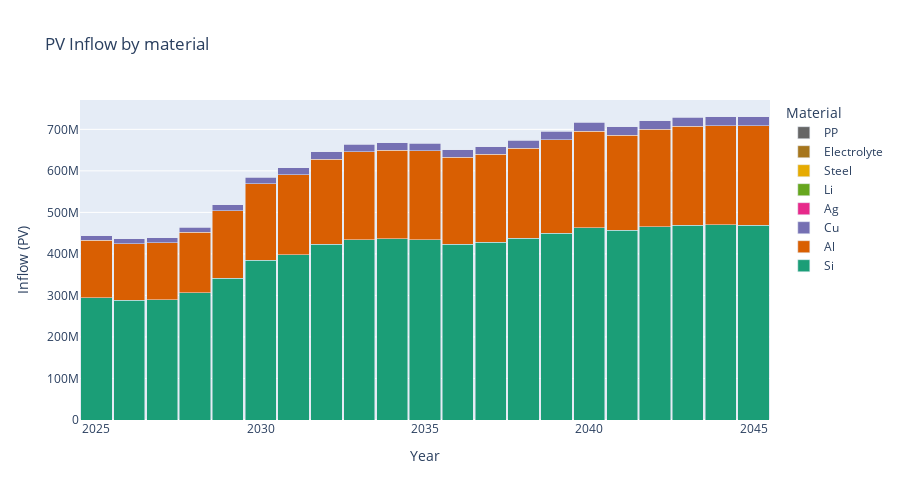
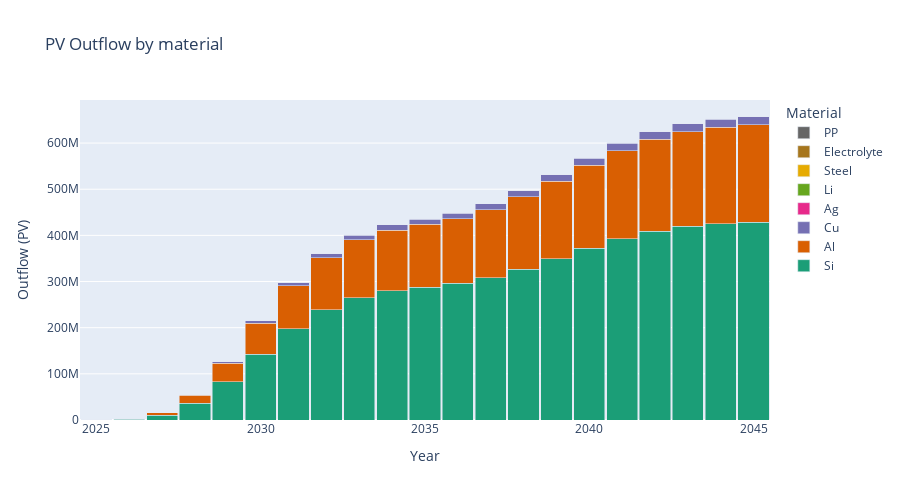
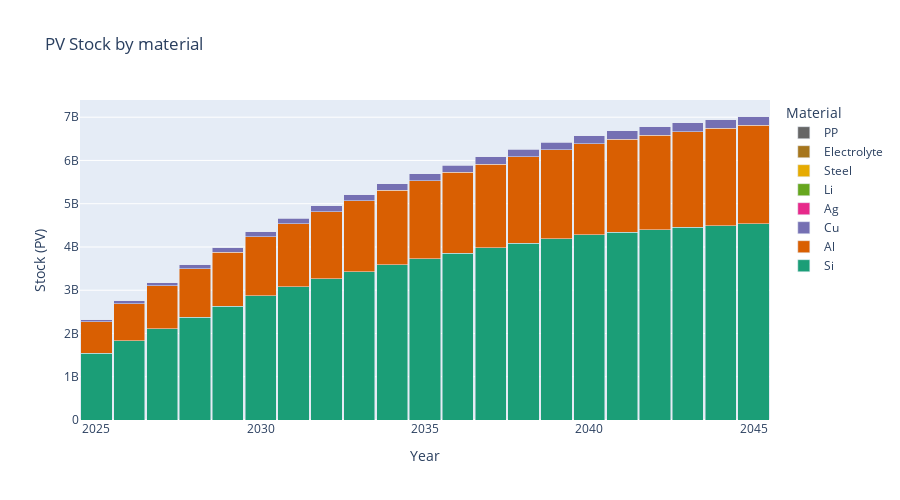

The cell these charts' notebook holds for them, in order:
### Markdown cell above
STACK BARS stock, outflow, inflow by materials

### Code cell
# Six separate stacked bar charts by material for each product and metric

material_colors = {
    "Si": "#1b9e77",
    "Al": "#d95f02",
    "Cu": "#7570b3",
    "Ag": "#e7298a",
    "Li": "#66a61e",
    "Steel": "#e6ab02",
    "Electrolyte": "#a6761d",
    "PP": "#666666",
}
## FOR FUTURE TIME
material_metric_arrays = {
    "Inflow": material_specific_inflow,
    "Outflow": material_specific_outflow,
    "Stock": material_specific_stock,
}

for product in dims["p"].items:
    for metric_name, array in material_metric_arrays.items():
        df = array[{"p": product}].to_df().reset_index()
        df_pivot = (
            df.pivot(index="Future Time", columns="Material", values="value")
            .sort_index()
            .fillna(0)
        )

        fig = go.Figure()
        for material in dims["e"].items:
            fig.add_trace(
                go.Bar(
                    x=df_pivot.index,
                    y=df_pivot[material],
                    name=material,
                    marker_color=material_colors.get(material),
                )
            )

        fig.update_layout(
            barmode="stack",
            bargap=0.05,
            title=f"{product} {metric_name} by material",
            legend=dict(title="Material"),
            height=500,
        )
        fig.update_xaxes(title_text="Year")
        fig.update_yaxes(title_text=f"{metric_name} ({product})")

        fig.show()


## FOR WHOLE TIME - STOCKS
material_metric_arrays = {
    "Stock": material_specific_stock_whole,
}

for product in dims["p"].items:
    for metric_name, array in material_metric_arrays.items():
        df = array[{"p": product}].to_df().reset_index()
        df_pivot = (
            df.pivot(index="Whole Time", columns="Material", values="value")
            .sort_index()
            .fillna(0)
        )

        fig = go.Figure()
        for material in dims["e"].items:
            fig.add_trace(
                go.Bar(
                    x=df_pivot.index,
                    y=df_pivot[material],
                    name=material,
                    marker_color=material_colors.get(material),
                )
            )

        fig.update_layout(
            barmode="stack",
            bargap=0.05,
            title=f"{product} {metric_name} by material",
            legend=dict(title="Material"),
            height=500,
        )
        fig.update_xaxes(title_text="Year")
        fig.update_yaxes(title_text=f"{metric_name} ({product})")

        fig.show()

## FOR HISTORIC TIME - STOCKS
material_metric_arrays = {
    "Stock": material_specific_stock_historic,
}

for product in dims["p"].items:
    for metric_name, array in material_metric_arrays.items():
        df = array[{"p": product}].to_df().reset_index()
        df_pivot = (
            df.pivot(index="Historic Time", columns="Material", values="value")
            .sort_index()
            .fillna(0)
        )

        fig = go.Figure()
        for material in dims["e"].items:
            fig.add_trace(
                go.Bar(
                    x=df_pivot.index,
                    y=df_pivot[material],
                    name=material,
                    marker_color=material_colors.get(material),
                )
            )

        fig.update_layout(
            barmode="stack",
            bargap=0.05,
            title=f"{product} {metric_name} by material",
            legend=dict(title="Material"),
            height=500,
        )
        fig.update_xaxes(title_text="Year")
        fig.update_yaxes(title_text=f"{metric_name} ({product})")

        fig.show()

### Figure 1 — Plotly figure (JSON) as saved in the notebook; plotly's stock layout.template omitted (floating-point values rounded to 4 significant figures)
{"data": [{"marker": {"color": "#1b9e77"}, "name": "Si", "type": "bar", "x": [2025, 2026, 2027, 2028, 2029, 2030, 2031, 2032, 2033, 2034, 2035, 2036, 2037, 2038, 2039, 2040, 2041, 2042, 2043, 2044, 2045], "y": [294100000.0, 288300000.0, 289400000.0, 306000000.0, 340900000.0, 384400000.0, 398200000.0, 423200000.0, 434400000.0, 436500000.0, 434700000.0, 423600000.0, 428000000.0, 437500000.0, 450300000.0, 463600000.0, 456500000.0, 465000000.0, 469200000.0, 469800000.0, 468500000.0]}, {"marker": {"color": "#d95f02"}, "name": "Al", "type": "bar", "x": [2025, 2026, 2027, 2028, 2029, 2030, 2031, 2032, 2033, 2034, 2035, 2036, 2037, 2038, 2039, 2040, 2041, 2042, 2043, 2044, 2045], "y": [138700000.0, 136500000.0, 137500000.0, 146000000.0, 163400000.0, 184900000.0, 192400000.0, 205300000.0, 211600000.0, 213500000.0, 213500000.0, 208900000.0, 211900000.0, 217500000.0, 224800000.0, 232400000.0, 229800000.0, 235000000.0, 238100000.0, 239400000.0, 239700000.0]}, {"marker": {"color": "#7570b3"}, "name": "Cu", "type": "bar", "x": [2025, 2026, 2027, 2028, 2029, 2030, 2031, 2032, 2033, 2034, 2035, 2036, 2037, 2038, 2039, 2040, 2041, 2042, 2043, 2044, 2045], "y": [11560000.0, 11430000.0, 11580000.0, 12360000.0, 13890000.0, 15810000.0, 16530000.0, 17730000.0, 18370000.0, 18620000.0, 18720000.0, 18410000.0, 18770000.0, 19370000.0, 20120000.0, 20910000.0, 20770000.0, 21360000.0, 21750000.0, 21980000.0, 22120000.0]}, {"marker": {"color": "#e7298a"}, "name": "Ag", "type": "bar", "x": [2025, 2026, 2027, 2028, 2029, 2030, 2031, 2032, 2033, 2034, 2035, 2036, 2037, 2038, 2039, 2040, 2041, 2042, 2043, 2044, 2045], "y": [577800.0, 569300.0, 574200.0, 610400.0, 683500.0, 774500.0, 806600.0, 861500.0, 889000.0, 897700.0, 898700.0, 880200.0, 893900.0, 918400.0, 950100.0, 983300.0, 973200.0, 996300.0, 1011000.0, 1017000.0, 1019000.0]}, {"marker": {"color": "#66a61e"}, "name": "Li", "type": "bar", "x": [2025, 2026, 2027, 2028, 2029, 2030, 2031, 2032, 2033, 2034, 2035, 2036, 2037, 2038, 2039, 2040, 2041, 2042, 2043, 2044, 2045], "y": [0.0, 0.0, 0.0, 0.0, 0.0, 0.0, 0.0, 0.0, 0.0, 0.0, 0.0, 0.0, 0.0, 0.0, 0.0, 0.0, 0.0, 0.0, 0.0, 0.0, 0.0]}, {"marker": {"color": "#e6ab02"}, "name": "Steel", "type": "bar", "x": [2025, 2026, 2027, 2028, 2029, 2030, 2031, 2032, 2033, 2034, 2035, 2036, 2037, 2038, 2039, 2040, 2041, 2042, 2043, 2044, 2045], "y": [0.0, 0.0, 0.0, 0.0, 0.0, 0.0, 0.0, 0.0, 0.0, 0.0, 0.0, 0.0, 0.0, 0.0, 0.0, 0.0, 0.0, 0.0, 0.0, 0.0, 0.0]}, {"marker": {"color": "#a6761d"}, "name": "Electrolyte", "type": "bar", "x": [2025, 2026, 2027, 2028, 2029, 2030, 2031, 2032, 2033, 2034, 2035, 2036, 2037, 2038, 2039, 2040, 2041, 2042, 2043, 2044, 2045], "y": [0.0, 0.0, 0.0, 0.0, 0.0, 0.0, 0.0, 0.0, 0.0, 0.0, 0.0, 0.0, 0.0, 0.0, 0.0, 0.0, 0.0, 0.0, 0.0, 0.0, 0.0]}, {"marker": {"color": "#666666"}, "name": "PP", "type": "bar", "x": [2025, 2026, 2027, 2028, 2029, 2030, 2031, 2032, 2033, 2034, 2035, 2036, 2037, 2038, 2039, 2040, 2041, 2042, 2043, 2044, 2045], "y": [0.0, 0.0, 0.0, 0.0, 0.0, 0.0, 0.0, 0.0, 0.0, 0.0, 0.0, 0.0, 0.0, 0.0, 0.0, 0.0, 0.0, 0.0, 0.0, 0.0, 0.0]}], "layout": {"bargap": 0.05, "barmode": "stack", "height": 500, "legend": {"title": {"text": "Material"}}, "title": {"text": "PV Inflow by material"}, "xaxis": {"title": {"text": "Year"}}, "yaxis": {"title": {"text": "Inflow (PV)"}}}}

### Figure 2 — Plotly figure (JSON) as saved in the notebook; plotly's stock layout.template omitted (floating-point values rounded to 4 significant figures)
{"data": [{"marker": {"color": "#1b9e77"}, "name": "Si", "type": "bar", "x": [2025, 2026, 2027, 2028, 2029, 2030, 2031, 2032, 2033, 2034, 2035, 2036, 2037, 2038, 2039, 2040, 2041, 2042, 2043, 2044, 2045], "y": [132000.0, 1718000.0, 10400000.0, 36170000.0, 83250000.0, 142200000.0, 197500000.0, 239000000.0, 265200000.0, 279600000.0, 287900000.0, 296100000.0, 308700000.0, 327100000.0, 349300000.0, 372300000.0, 393000000.0, 409100000.0, 419800000.0, 425600000.0, 428700000.0]}, {"marker": {"color": "#d95f02"}, "name": "Al", "type": "bar", "x": [2025, 2026, 2027, 2028, 2029, 2030, 2031, 2032, 2033, 2034, 2035, 2036, 2037, 2038, 2039, 2040, 2041, 2042, 2043, 2044, 2045], "y": [62240.0, 810000.0, 4902000.0, 17050000.0, 39250000.0, 67050000.0, 93120000.0, 112700000.0, 125100000.0, 132000000.0, 136200000.0, 140400000.0, 146900000.0, 156300000.0, 167600000.0, 179300000.0, 190000000.0, 198600000.0, 204600000.0, 208200000.0, 210600000.0]}, {"marker": {"color": "#7570b3"}, "name": "Cu", "type": "bar", "x": [2025, 2026, 2027, 2028, 2029, 2030, 2031, 2032, 2033, 2034, 2035, 2036, 2037, 2038, 2039, 2040, 2041, 2042, 2043, 2044, 2045], "y": [5186.0, 67500.0, 408500.0, 1421000.0, 3271000.0, 5587000.0, 7760000.0, 9393000.0, 10430000.0, 11020000.0, 11390000.0, 11790000.0, 12390000.0, 13250000.0, 14280000.0, 15350000.0, 16350000.0, 17170000.0, 17770000.0, 18170000.0, 18470000.0]}, {"marker": {"color": "#e7298a"}, "name": "Ag", "type": "bar", "x": [2025, 2026, 2027, 2028, 2029, 2030, 2031, 2032, 2033, 2034, 2035, 2036, 2037, 2038, 2039, 2040, 2041, 2042, 2043, 2044, 2045], "y": [259.3, 3375.0, 20420.0, 71040.0, 163500.0, 279400.0, 388000.0, 469600.0, 521200.0, 550100.0, 567800.0, 586000.0, 613700.0, 653500.0, 701400.0, 751200.0, 796900.0, 833700.0, 859600.0, 875700.0, 886400.0]}, {"marker": {"color": "#66a61e"}, "name": "Li", "type": "bar", "x": [2025, 2026, 2027, 2028, 2029, 2030, 2031, 2032, 2033, 2034, 2035, 2036, 2037, 2038, 2039, 2040, 2041, 2042, 2043, 2044, 2045], "y": [0.0, 0.0, 0.0, 0.0, 0.0, 0.0, 0.0, 0.0, 0.0, 0.0, 0.0, 0.0, 0.0, 0.0, 0.0, 0.0, 0.0, 0.0, 0.0, 0.0, 0.0]}, {"marker": {"color": "#e6ab02"}, "name": "Steel", "type": "bar", "x": [2025, 2026, 2027, 2028, 2029, 2030, 2031, 2032, 2033, 2034, 2035, 2036, 2037, 2038, 2039, 2040, 2041, 2042, 2043, 2044, 2045], "y": [0.0, 0.0, 0.0, 0.0, 0.0, 0.0, 0.0, 0.0, 0.0, 0.0, 0.0, 0.0, 0.0, 0.0, 0.0, 0.0, 0.0, 0.0, 0.0, 0.0, 0.0]}, {"marker": {"color": "#a6761d"}, "name": "Electrolyte", "type": "bar", "x": [2025, 2026, 2027, 2028, 2029, 2030, 2031, 2032, 2033, 2034, 2035, 2036, 2037, 2038, 2039, 2040, 2041, 2042, 2043, 2044, 2045], "y": [0.0, 0.0, 0.0, 0.0, 0.0, 0.0, 0.0, 0.0, 0.0, 0.0, 0.0, 0.0, 0.0, 0.0, 0.0, 0.0, 0.0, 0.0, 0.0, 0.0, 0.0]}, {"marker": {"color": "#666666"}, "name": "PP", "type": "bar", "x": [2025, 2026, 2027, 2028, 2029, 2030, 2031, 2032, 2033, 2034, 2035, 2036, 2037, 2038, 2039, 2040, 2041, 2042, 2043, 2044, 2045], "y": [0.0, 0.0, 0.0, 0.0, 0.0, 0.0, 0.0, 0.0, 0.0, 0.0, 0.0, 0.0, 0.0, 0.0, 0.0, 0.0, 0.0, 0.0, 0.0, 0.0, 0.0]}], "layout": {"bargap": 0.05, "barmode": "stack", "height": 500, "legend": {"title": {"text": "Material"}}, "title": {"text": "PV Outflow by material"}, "xaxis": {"title": {"text": "Year"}}, "yaxis": {"title": {"text": "Outflow (PV)"}}}}

### Figure 3 — Plotly figure (JSON) as saved in the notebook; plotly's stock layout.template omitted (floating-point values rounded to 4 significant figures)
{"data": [{"marker": {"color": "#1b9e77"}, "name": "Si", "type": "bar", "x": [2025, 2026, 2027, 2028, 2029, 2030, 2031, 2032, 2033, 2034, 2035, 2036, 2037, 2038, 2039, 2040, 2041, 2042, 2043, 2044, 2045], "y": [1540000000.0, 1827000000.0, 2106000000.0, 2375000000.0, 2633000000.0, 2875000000.0, 3076000000.0, 3260000000.0, 3429000000.0, 3586000000.0, 3733000000.0, 3861000000.0, 3980000000.0, 4090000000.0, 4191000000.0, 4282000000.0, 4346000000.0, 4402000000.0, 4451000000.0, 4495000000.0, 4535000000.0]}, {"marker": {"color": "#d95f02"}, "name": "Al", "type": "bar", "x": [2025, 2026, 2027, 2028, 2029, 2030, 2031, 2032, 2033, 2034, 2035, 2036, 2037, 2038, 2039, 2040, 2041, 2042, 2043, 2044, 2045], "y": [726000000.0, 861700000.0, 994300000.0, 1123000000.0, 1247000000.0, 1365000000.0, 1465000000.0, 1557000000.0, 1644000000.0, 1725000000.0, 1803000000.0, 1871000000.0, 1936000000.0, 1997000000.0, 2054000000.0, 2107000000.0, 2147000000.0, 2184000000.0, 2217000000.0, 2248000000.0, 2277000000.0]}, {"marker": {"color": "#7570b3"}, "name": "Cu", "type": "bar", "x": [2025, 2026, 2027, 2028, 2029, 2030, 2031, 2032, 2033, 2034, 2035, 2036, 2037, 2038, 2039, 2040, 2041, 2042, 2043, 2044, 2045], "y": [60500000.0, 71860000.0, 83030000.0, 93970000.0, 104600000.0, 114800000.0, 123600000.0, 131900000.0, 139900000.0, 147500000.0, 154800000.0, 161400000.0, 167800000.0, 173900000.0, 179800000.0, 185300000.0, 189700000.0, 193900000.0, 197900000.0, 201700000.0, 205300000.0]}, {"marker": {"color": "#e7298a"}, "name": "Ag", "type": "bar", "x": [2025, 2026, 2027, 2028, 2029, 2030, 2031, 2032, 2033, 2034, 2035, 2036, 2037, 2038, 2039, 2040, 2041, 2042, 2043, 2044, 2045], "y": [3025000.0, 3591000.0, 4145000.0, 4684000.0, 5204000.0, 5699000.0, 6118000.0, 6510000.0, 6877000.0, 7225000.0, 7556000.0, 7850000.0, 8130000.0, 8395000.0, 8644000.0, 8876000.0, 9052000.0, 9215000.0, 9366000.0, 9507000.0, 9640000.0]}, {"marker": {"color": "#66a61e"}, "name": "Li", "type": "bar", "x": [2025, 2026, 2027, 2028, 2029, 2030, 2031, 2032, 2033, 2034, 2035, 2036, 2037, 2038, 2039, 2040, 2041, 2042, 2043, 2044, 2045], "y": [0.0, 0.0, 0.0, 0.0, 0.0, 0.0, 0.0, 0.0, 0.0, 0.0, 0.0, 0.0, 0.0, 0.0, 0.0, 0.0, 0.0, 0.0, 0.0, 0.0, 0.0]}, {"marker": {"color": "#e6ab02"}, "name": "Steel", "type": "bar", "x": [2025, 2026, 2027, 2028, 2029, 2030, 2031, 2032, 2033, 2034, 2035, 2036, 2037, 2038, 2039, 2040, 2041, 2042, 2043, 2044, 2045], "y": [0.0, 0.0, 0.0, 0.0, 0.0, 0.0, 0.0, 0.0, 0.0, 0.0, 0.0, 0.0, 0.0, 0.0, 0.0, 0.0, 0.0, 0.0, 0.0, 0.0, 0.0]}, {"marker": {"color": "#a6761d"}, "name": "Electrolyte", "type": "bar", "x": [2025, 2026, 2027, 2028, 2029, 2030, 2031, 2032, 2033, 2034, 2035, 2036, 2037, 2038, 2039, 2040, 2041, 2042, 2043, 2044, 2045], "y": [0.0, 0.0, 0.0, 0.0, 0.0, 0.0, 0.0, 0.0, 0.0, 0.0, 0.0, 0.0, 0.0, 0.0, 0.0, 0.0, 0.0, 0.0, 0.0, 0.0, 0.0]}, {"marker": {"color": "#666666"}, "name": "PP", "type": "bar", "x": [2025, 2026, 2027, 2028, 2029, 2030, 2031, 2032, 2033, 2034, 2035, 2036, 2037, 2038, 2039, 2040, 2041, 2042, 2043, 2044, 2045], "y": [0.0, 0.0, 0.0, 0.0, 0.0, 0.0, 0.0, 0.0, 0.0, 0.0, 0.0, 0.0, 0.0, 0.0, 0.0, 0.0, 0.0, 0.0, 0.0, 0.0, 0.0]}], "layout": {"bargap": 0.05, "barmode": "stack", "height": 500, "legend": {"title": {"text": "Material"}}, "title": {"text": "PV Stock by material"}, "xaxis": {"title": {"text": "Year"}}, "yaxis": {"title": {"text": "Stock (PV)"}}}}
